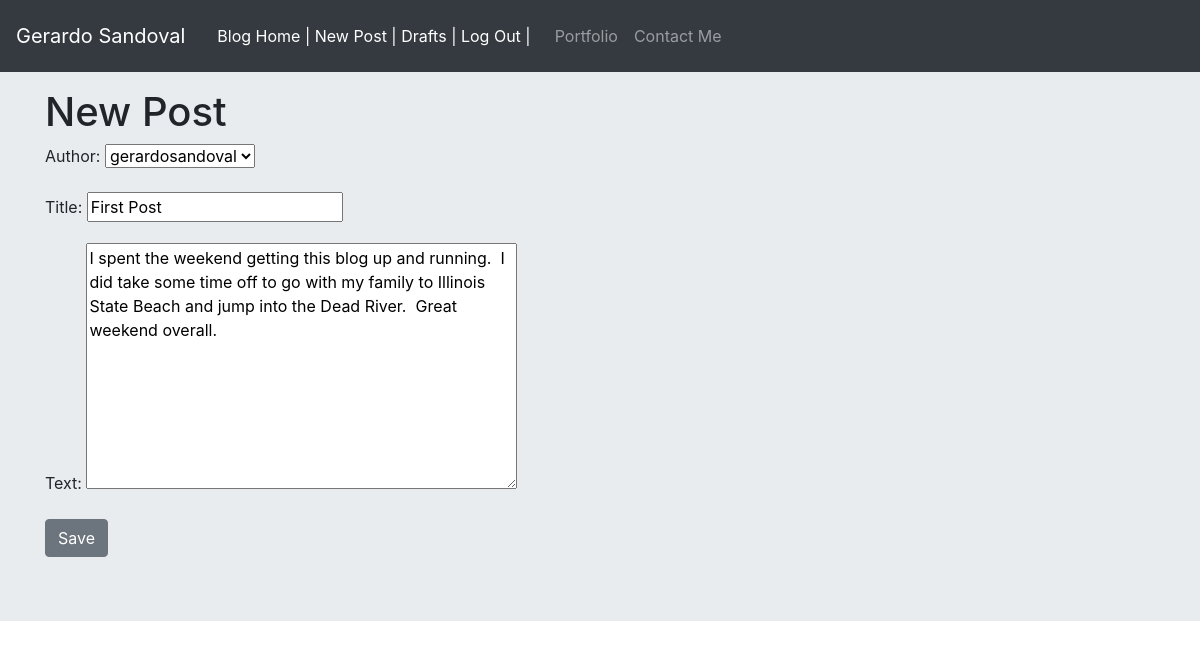
Page /blog/post/1/edit/ (signed in) on the committed database.
### AppBlog/models.py (models this page shows, shortened)
class PostModel(models.Model):
    author = models.ForeignKey('auth.User')
    title = models.CharField(max_length=50)
    text = models.TextField()
    create_date = models.DateTimeField(default=timezone.now)
    published_date = models.DateTimeField(blank=True, null=True)

### AppBlog/views.py (the view)
# urls.py: url(r'^post/(?P<pk>\d+)/edit/$', views.PostUpdateView.as_view(),
class PostUpdateView(LoginRequiredMixin, UpdateView):
    login_url = '/login/'
    redirect_field_name = 'blog/postmodel_detail.html'
    form_class = PostForm
    model = PostModel

### AppBlog/forms.py
class PostForm(forms.ModelForm):
    class Meta():
        model = PostModel
        fields = ('author', 'title', 'text')
        widgets = {'title': forms.TextInput(attrs={'class': 'textinput'}),
                   'text': forms.Textarea(attrs={'class': 'editable\
                                                 medium-editor-textarea\
                                                 postcontent'})}

### AppBlog/templates/AppBlog/postmodel_form.html (shortened to what this page needs)
{% extends 'AppBlog/blog_base.html' %}
{% block content %}
<h1>New Post</h1>
<form class="post-form" method="POST">
  {{form.as_p}}
  <button type="submit" class="btn btn-secondary">Save</button>
</form>
{% endblock %}

### rows in the picture
PostModel: author "gerardosandoval", title "First Post", text "I spent the weekend getting this blog up and running. I did take some time off to go with my family to Illinois State Beach and jump into the Dead River. Great weekend overall."
